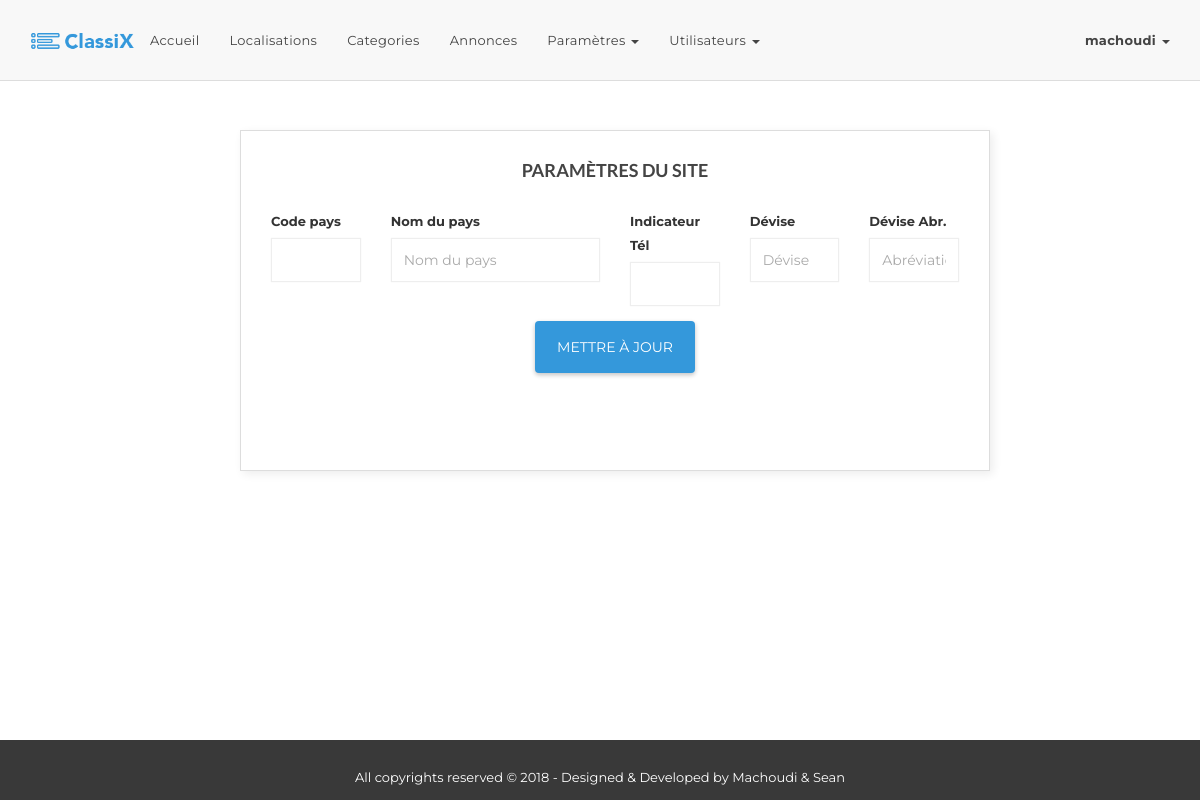
Page /admin/adm_settings.php (signed in) on the earlier database version.
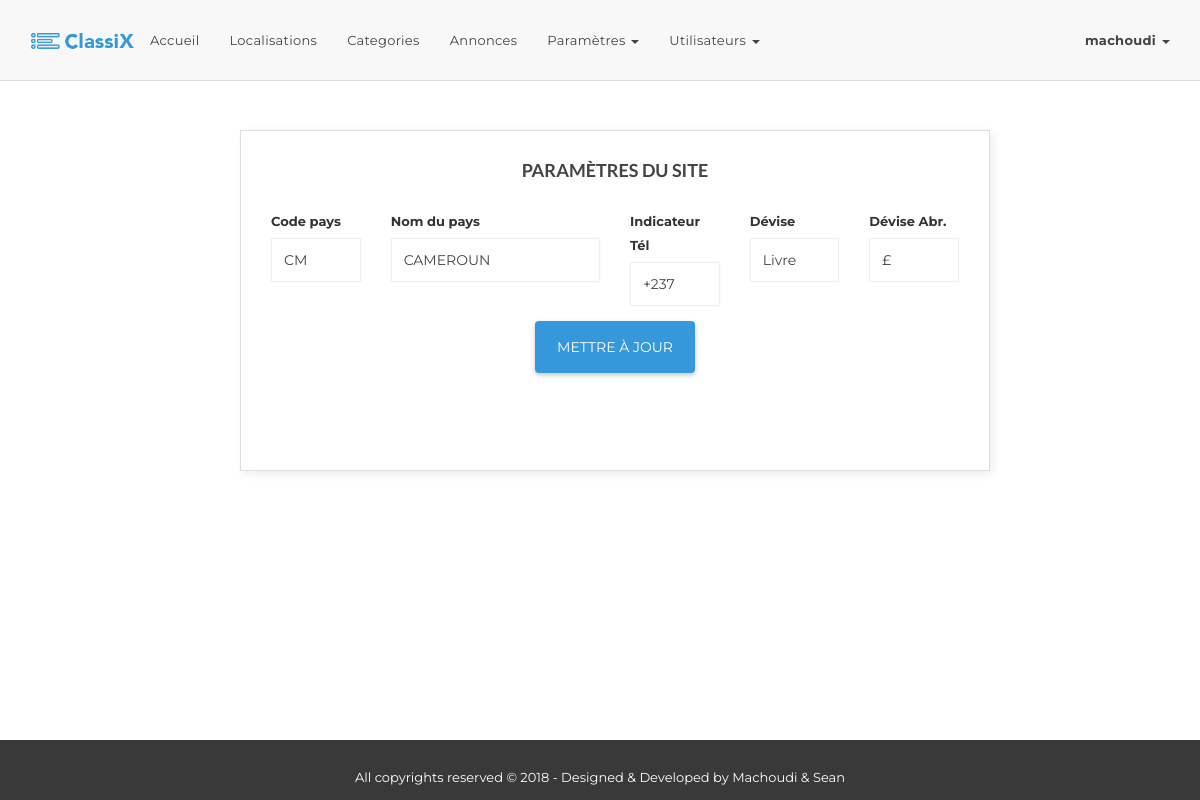
Same page on the later database version.
### tables this page shows
CREATE TABLE `settings` (
  `country_code` char(4) NOT NULL,
  `country_name` varchar(100) NOT NULL,
  `phone_indicator` char(4) NOT NULL,
  `currency` char(20) NOT NULL,
  `short_currency` char(5) NOT NULL,
  PRIMARY KEY (`country_code`),
  UNIQUE KEY `settings_country_code_uindex` (`country_code`),
  UNIQUE KEY `settings_country_name_uindex` (`country_name`),
  UNIQUE KEY `settings_phone_indicator_uindex` (`phone_indicator`),
  UNIQUE KEY `settings_currency_uindex` (`currency`),
  UNIQUE KEY `settings_short_currency_uindex` (`short_currency`)
);

### classes/Crud.php (called while the page is built, shortened)
<?php
class Crud {
  private $_host = "localhost";
  private $_username = "advertize";
  private $_password = "*c218*";
  private $_database = "advertize";
  protected $connection;
  public function __construct() {
    if( !isset($this->connection) ) {
      $this->connection = new mysqli($this->_host, $this->_username,
      $this->_password, $this->_database);
    }
    return $this->connection;
  }
  public function getData($query) {
    $result = $this->connection->query($query);
    if($result === false) {
        return $this->connection->error;
    }else{
        if( $result->num_rows == 0 ) {
            return 0;
        }else {
            $rows = array();
            while ($row = $result->fetch_assoc()) {   $rows[] = $row; }
            return $rows;
        }
    }
  }
}

### classes/Settings.php (called while the page is built, shortened)
<?php
require_once 'Crud.php';
class Settings extends Crud {
    public function getsettings(){
        return $this->getData("SELECT * FROM ".TBL_Settings);
    }
}

### admin/adm_settings.php (the view, shortened to what this page needs)
<?php
require_once '_inc_header.php';
require_once '../classes/Settings.php';
$settings = new Settings();
$getSetting = $settings->getsettings();
$btnSubmitValue = "insert";
$btnSubmitText = " Créer les paramètres";
if( sizeof($getSetting) > 0){
    $btnSubmitValue = "update";
    $btnSubmitText = " Mettre à jour";
}
$setting = array(
    "country_code" => $getSetting[0]['country_code'],
    "country_name"  => $getSetting[0]['country_name'],
    "phone_indicator"  => $getSetting[0]['phone_indicator'],
    "currency"  => $getSetting[0]['currency'],
    "short_currency"  => $getSetting[0]['short_currency']
);
?>
<section id="content">
    <div class="container">
        <div class="row">
            <div class="col-sm-12 col-lg-8 col-lg-offset-2">
                <div class="page-login-form box">
                    <h3>PARAMÈTRES DU SITE</h3>
                    <form role="form" class="login-form" method="post"
                          action="<?php echo $_SERVER['PHP_SELF']; ?>">
                        <div class="form-group col-sm-12 col-lg-2">
                            <label for="countrycode">Code pays</label>
                            <input type="text" class="form-control" id="countrycode"
                                   value="<?php if($setting['country_code']!=null) echo $setting['country_code']; ?>"
                                   name="country_code" autofocus>
                        </div>
                        <div class="form-group col-sm-12 col-lg-4">
                            <label for="countryname">Nom du pays</label>
                            <input type="text" class="form-control" id="countryname"
                                   placeholder="Nom du pays"
                                   value="<?php if($setting['country_name']!=null) echo $setting['country_name']; ?>"
                                   name="country_name">
                        </div>
                        <div class="form-group col-sm-12 col-lg-2">
                            <label for="phoneindicator">Indicateur Tél</label>
                            <input type="text" class="form-control" id="phoneindicator"
                                   value="<?php if($setting['phone_indicator']!=null) echo $setting['phone_indicator']; ?>"
                                   name="phone_indicator">
                        </div>
                        <div class="form-group col-sm-12 col-lg-2">
                            <label for="currency">Dévise</label>
                            <input type="text" class="form-control" id="currency"
                                   placeholder="Dévise"
                                   value="<?php if($setting['currency']!=null) echo $setting['currency']; ?>"
                                   name="currency">
                        </div>
                        <div class="form-group col-sm-12 col-lg-2">
                            <label for="short_currency">Dévise Abr.</label>
                            <input type="text" class="form-control" id="short_currency"
                                   placeholder="Abréviation dévise"
                                   value="<?php if($setting['short_currency']!=null) echo $setting['short_currency']; ?>"
                                   name="short_currency">
                        </div>
                        <div class="form-group col-sm-12 col-lg-6 col-lg-offset-3 center">
                            <button type="submit" class="btn btn-primary"
                                    name="submit_setting" value="<?php echo $btnSubmitValue; ?>"><?php echo $btnSubmitText; ?></button>
                        </div>
                    </form>
                </div>
            </div>
        </div>
    </div>
</section>
<?php require_once '../_inc/_inc_footer.php'; ?>

Differences in the rows shown:
added settings: country_code "CM", country_name "CAMEROUN", phone_indicator "+237", currency "Livre", short_currency "£"
